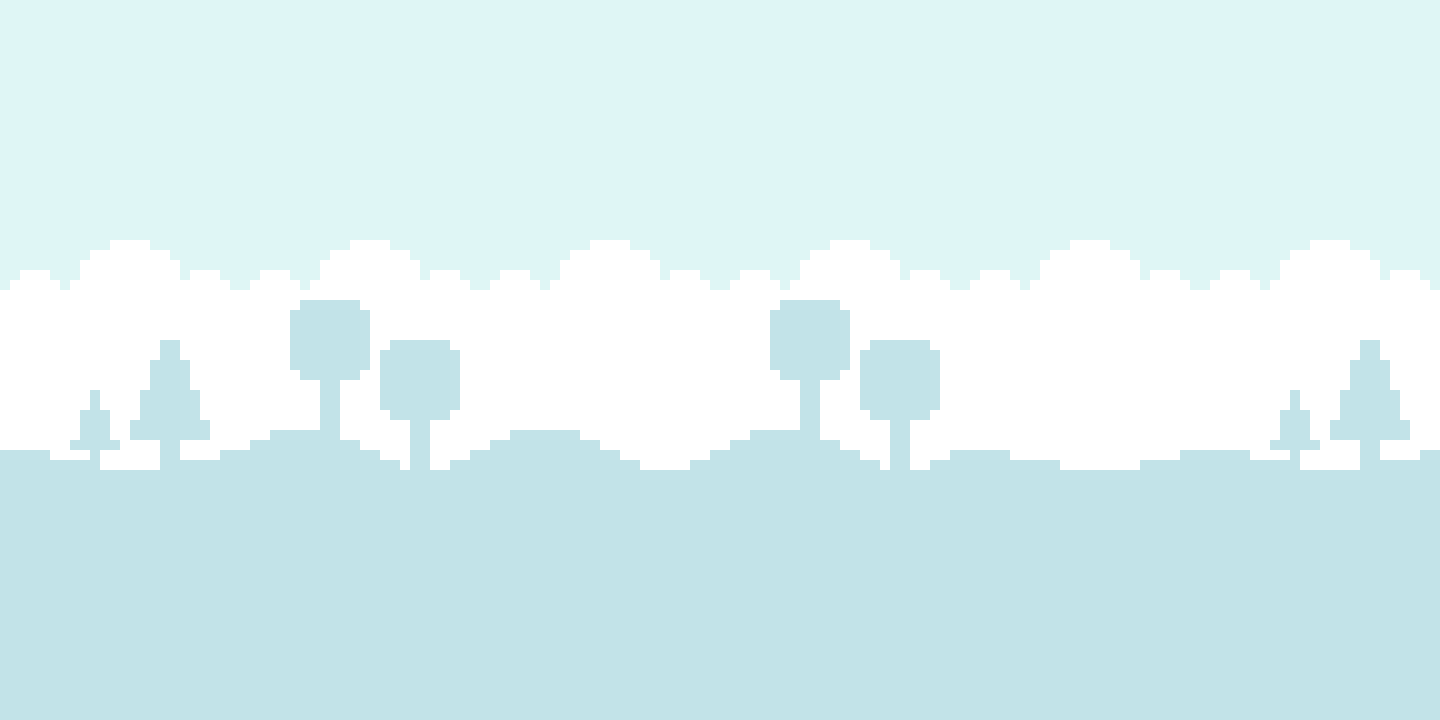

This is a level from a 2D game, rendered from its Tiled map with the project's own tilesets. A one-line summary and the complete map file follow:
An orthogonal 6x3 tile map with 240x240 px tiles, 1 tile layer (Tile Layer 1).

<map version="1.10" tiledversion="1.11.2" orientation="orthogonal" renderorder="right-down" width="6" height="3" tilewidth="240" tileheight="240" infinite="0" nextlayerid="2" nextobjectid="1">
 <tileset firstgid="1" source="tilesets/tileset2.tsx" />
 <layer id="1" name="Tile Layer 1" width="6" height="3">
  <data encoding="csv">
1,2,1,2,3,4,
12,10,9,10,11,12,
17,18,17,18,19,20
</data>
 </layer>
</map>
